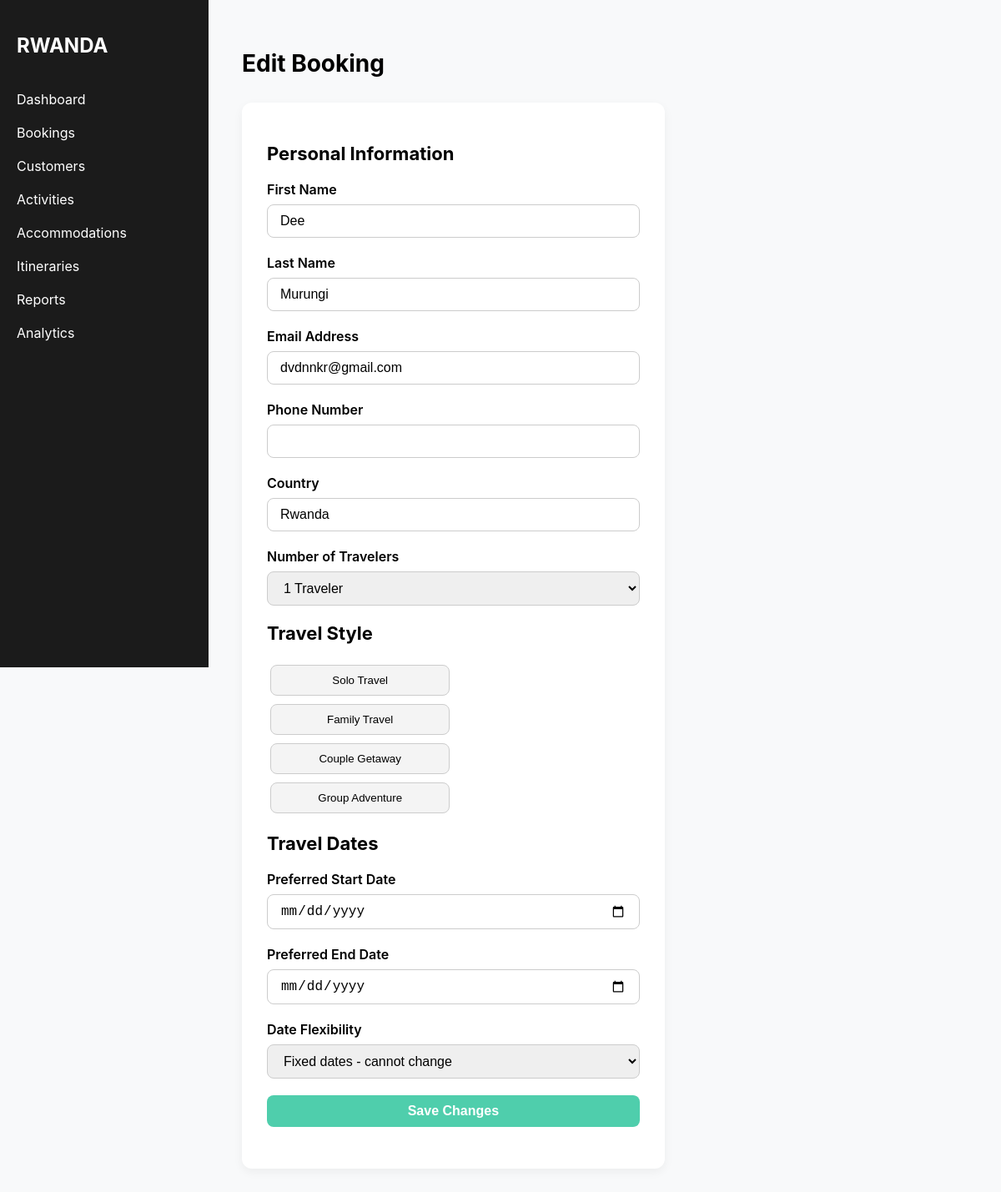
The page /dashboard/booking/15/edit/ on the database its author committed.
### core/models.py (models this page shows, shortened)
class TravelBooking(models.Model):
    STATUS_CHOICES = [
        ('pending', 'Pending'),
        ('processed', 'Processed'),
        ('confirmed', 'Confirmed'),
        ('cancelled', 'Cancelled'),
    ]
    TRAVEL_TYPE_CHOICES = [
        ('solo', 'Solo Travel'),
        ('family', 'Family Travel'),
        ('couple', 'Couple Getaway'),
        ('group', 'Group Adventure'),
    ]
    TRAVELERS_CHOICES = [
        ('1', '1 Traveler (Solo)'),
        ('2', '2 Travelers (Couple)'),
        ('3', '3 Travelers'),
        ('4', '4 Travelers'),
        ('5', '5 Travelers'),
        ('6', '6 Travelers'),
        ('7', '7 Travelers'),
        ('8', '8 Travelers'),
        ('9-15', '9-15 Travelers (Group)'),
        ('16+', '16+ Travelers (Large Group)'),
    ]
    FLEXIBILITY_CHOICES = [
        ('fixed', 'Fixed dates - cannot change'),
        ('flexible-few-days', 'Flexible ± 2-3 days'),
        ('flexible-week', 'Flexible ± 1 week'),
        ('flexible-month', 'Flexible - planning months in advance'),
    ]
    ACCOMMODATION_CHOICES = [
        ('luxury', '5-Star Luxury'),
        ('boutique', 'Boutique Lodges'),
        ('mid-range', 'Mid-Range Hotels'),
        ('budget', 'Budget-Friendly'),
    ]
    first_name = models.CharField(max_length=100)
    last_name = models.CharField(max_length=100)
    email = models.EmailField(db_index=True)
    phone = models.CharField(max_length=20)
    country = models.CharField(max_length=100)
    travelers = models.CharField(max_length=20, choices=TRAVELERS_CHOICES)
    travel_type = models.CharField(max_length=20, choices=TRAVEL_TYPE_CHOICES, blank=True, null=True)
    start_date = models.DateField(blank=True, null=True)
    end_date = models.DateField(blank=True, null=True)
    date_flexibility = models.CharField(max_length=30, choices=FLEXIBILITY_CHOICES, default='flexible-month')
    duration = models.IntegerField(validators=[MinValueValidator(1), MaxValueValidator(21)], default=7)
    activities = models.TextField(default='[]', blank=True)
    accommodation = models.CharField(max_length=20, choices=ACCOMMODATION_CHOICES, blank=True, null=True)
    budget = models.IntegerField(validators=[MinValueValidator(1000), MaxValueValidator(15000)], default=5000)
    special_requests = models.TextField(blank=True)
    status = models.CharField(max_length=20, choices=STATUS_CHOICES, default='pending')
    is_processed = models.BooleanField(default=False)
    processed_at = models.DateTimeField(null=True, blank=True)
    created_at = models.DateTimeField(auto_now_add=True)
    updated_at = models.DateTimeField(auto_now=True)
    class Meta:
        ordering = ['-created_at']
        indexes = [
            models.Index(fields=['email']),
            models.Index(fields=['status']),
        ]

### core/views.py (the view)
# urls.py: path('dashboard/booking/<int:pk>/edit/', booking_edit, name='booking_edit'),
def booking_edit(request, pk):
    booking = get_object_or_404(TravelBooking, pk=pk)
    if request.method == 'POST':
        form = TravelBookingForm(request.POST, instance=booking)
        if form.is_valid():
            form.save()
            return redirect('dashboard')  # or your dashboard page
    else:
        form = TravelBookingForm(instance=booking)
    return render(request, 'adminpanel/booking_edit.html', {'form': form, 'booking': booking})

### core/templates/adminpanel/booking_edit.html (shortened to what this page needs)
<!DOCTYPE html>
<html lang="en">
<head>
</head>
<body>
    <div class="sidebar">
        <h2>RWANDA</h2>
        <ul>
            <li><a href="#">Dashboard</a></li>
            <li><a href="#">Bookings</a></li>
            <li><a href="#">Customers</a></li>
            <li><a href="#">Activities</a></li>
            <li><a href="#">Accommodations</a></li>
            <li><a href="#">Itineraries</a></li>
            <li><a href="#">Reports</a></li>
            <li><a href="#">Analytics</a></li>
        </ul>
    </div>
    <form method="POST" action="{% url 'booking_edit' booking.id %}">
    <div class="main">
        <h1>Edit Booking</h1>
        <div class="card">
            <h2>Personal Information</h2>
            <div class="form-group">
                <label for="first_name">First Name</label>
                <input type="text" id="first_name" value="{{ booking.first_name }}">
            </div>
            <div class="form-group">
                <label for="last_name">Last Name</label>
                <input type="text" id="last_name" value="{{ booking.last_name }}">
            </div>
            <div class="form-group">
                <label for="email">Email Address</label>
                <input type="email" id="email" value="{{ booking.email }}">
            </div>
            <div class="form-group">
                <label for="phone_number">Phone Number</label>
                <input type="text" id="phone_number" value="{{ booking.phone_number }}">
            </div>
            <div class="form-group">
                <label for="country">Country</label>
                <input type="text" id="country" value="{{ booking.country }}">
            </div>
            <div class="form-group">
                <label for="number_of_travelers">Number of Travelers</label>
                <select id="number_of_travelers">
                    <option value="1" {% if booking.number_of_travelers == 1 %}selected{% endif %}>1 Traveler</option>
                </select>
            </div>
            <h2>Travel Style</h2>
            <div class="travel-style-btns">
                <button type="button" data-travel="solo">Solo Travel</button>
                <button type="button" data-travel="family">Family Travel</button>
                <button type="button" data-travel="couple">Couple Getaway</button>
                <button type="button" data-travel="group">Group Adventure</button>
            </div>
            <h2>Travel Dates</h2>
            <div class="form-group">
                <label for="start_date">Preferred Start Date</label>
                <input type="date" id="start_date" value="{{ booking.start_date }}">
            </div>
            <div class="form-group">
                <label for="end_date">Preferred End Date</label>
                <input type="date" id="end_date" value="{{ booking.end_date }}">
            </div>
            <div class="form-group">
                <label for="date_flexibility">Date Flexibility</label>
                <select id="date_flexibility">
                    <option value="fixed" {% if booking.date_flexibility == 'fixed' %}selected{% endif %}>Fixed dates - cannot change</option>
                </select>
            </div>
            <div class="form-group">
                <button id="saveBtn">Save Changes</button>
            </div>
        </div>
    </div>
</form>
</body>
</html>

### core/templates/adminpanel/booking_edit.html (style rules this page uses)
body { font-family: 'Inter', sans-serif; margin: 0; background-color: #f8f9fa; display: flex; }
.sidebar { width: 250px; background-color: #1b1b1b; color: white; height: 100vh; padding: 20px; box-sizing: border-box; }
.sidebar h2 { font-size: 24px; margin-bottom: 40px; }
.sidebar ul { list-style: none; padding: 0; }
.sidebar ul li { margin: 20px 0; }
.sidebar ul li a { color: white; text-decoration: none; display: flex; align-items: center; }
.main { flex: 1; padding: 40px; }
.main h1 { margin-bottom: 30px; font-size: 28px; }
.card { background-color: white; border-radius: 12px; padding: 30px; box-shadow: 0 4px 12px rgba(0,0,0,0.05); max-width: 800px; margin: auto; }
.card h2 { margin-bottom: 20px; font-size: 22px; }
.form-group { margin-bottom: 20px; }
.form-group label { display: block; font-weight: 600; margin-bottom: 8px; }
.form-group input, .form-group select, .form-group button { width: 100%; padding: 10px 15px; border-radius: 8px; border: 1px solid #ccc; font-size: 16px; box-sizing: border-box; }
.form-group button { background-color: #4fceac; color: white; border: none; cursor: pointer; font-weight: 600; }
.travel-style-btns button { width: 48%; margin: 5px 1%; padding: 10px; border: 1px solid #ccc; border-radius: 8px; background-color: #f4f4f4; cursor: pointer; }

### rows shown on the page
TravelBooking: first_name "Dee", last_name "Murungi", email "dvdnnkr@gmail.com", country "Rwanda", date_flexibility "Fixed dates - cannot change"
